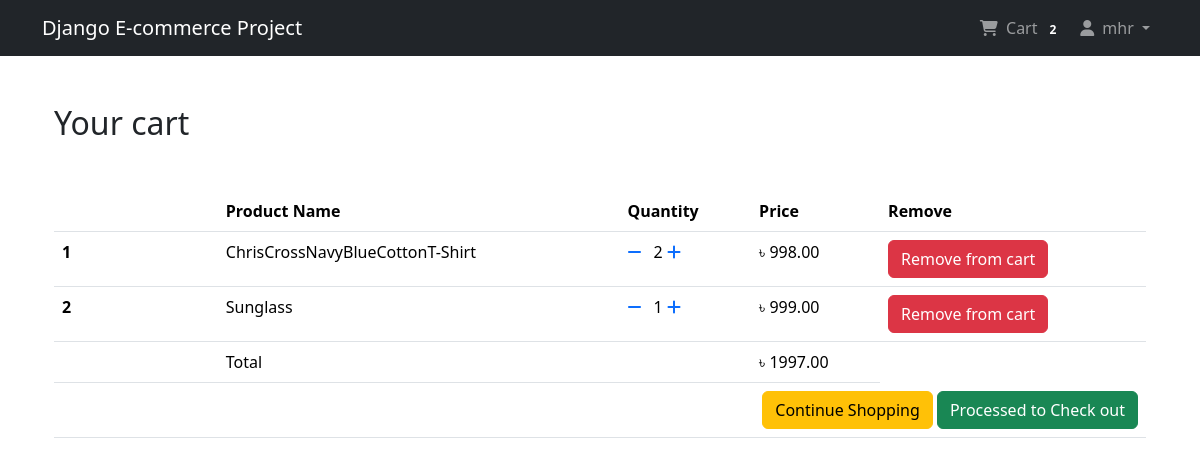
Page /shop/cart/ (signed in) on the committed database.
### app_login/models.py (models this page shows, shortened)
class User(AbstractBaseUser, PermissionsMixin):
    email = models.EmailField(unique=True, null=False)
    is_staff = models.BooleanField(
        gettext_lazy('staff status'),
        default=False,
        help_text = gettext_lazy('Designates whether the use can log in this site')
    )
    is_active = models.BooleanField(
        gettext_lazy('active'),
        default = True,
        help_text = gettext_lazy('Designate whether this user should be treated as active, Unselect this instead of deleting accounts'),
    )
    USERNAME_FIELD = 'email'
    objects = MyUserManager()

class Profile(models.Model):
    user = models.OneToOneField(User, on_delete=models.CASCADE, related_name="profile")
    username = models.CharField(max_length=264, blank=True)
    full_name = models.CharField(max_length=264, blank=True, null=True)
    address = models.TextField(max_length=300, blank=True)
    city = models.CharField(max_length=40, blank=True)
    zip_code = models.CharField(max_length=10, blank=True)
    country = models.CharField(max_length=50, blank=True)
    phone = models.CharField(max_length= 20, blank=True)
    date_joined = models.DateTimeField(auto_now_add=True)

### app_order/models.py (models this page shows, shortened)
class Order(models.Model):
    orderitems = models.ManyToManyField(Cart)
    user = models.ForeignKey(settings.AUTH_USER_MODEL, on_delete=models.CASCADE)
    ordered = models.BooleanField(default=False)
    created = models.DateTimeField(auto_now_add=True)
    paymentId = models.CharField(max_length=264, blank=True, null=True)
    orderId = models.CharField(max_length=200, blank=True, null=True)
    def get_totals(self):
        total = 0
        for order_item in self.orderitems.all():
            total += float(order_item.get_total())
        return total

class Cart(models.Model):
    user = models.ForeignKey(settings.AUTH_USER_MODEL, on_delete=models.CASCADE, related_name="cart")
    item = models.ForeignKey(Product, on_delete=models.CASCADE)
    quantity = models.IntegerField(default=1)
    purchased = models.BooleanField(default=False)
    created = models.DateTimeField(auto_now_add=True)
    updated = models.DateTimeField(auto_now=True)
    def get_total(self):
        total = self.item.price * self.quantity
        float_total = format(total, '0.2f')
        return float_total

### app_shop/models.py (models this page shows, shortened)
class Product(models.Model):
    mainimage = models.ImageField(upload_to='Products')
    name = models.CharField(max_length=264)
    category = models.ForeignKey(Category, on_delete=models.CASCADE, related_name="category")
    preview_text = models.TextField(max_length=200, verbose_name="Preview Text")
    details_text = models.TextField(max_length=1000, verbose_name="description")
    price = models.FloatField()
    old_price = models.FloatField(default=0.00)
    created = models.DateTimeField(auto_now_add=True)
    class Meta:
        ordering = ['-created', ]

### app_order/views.py (the view)
# urls.py: path('cart/', views.cart_view, name="cart"),
@login_required
def cart_view(request):
    carts = Cart.objects.filter(user=request.user, purchased=False)
    orders = Order.objects.filter(user=request.user, ordered=False)
    if carts.exists() and orders.exists():
        order = orders[0]
        return render(request, 'app_order/cart.html', context={'carts':carts,'order':order})
    else:
        messages.warning(request, "You don't have any item in your cart!")
        return redirect('app_shop:home')

### app_order/templatetags/cart_tag.py (called while the page is built)
@register.filter
def cart_total(user):
    order = Order.objects.filter(user=user, ordered=False)
    if order.exists():
        return order[0].orderitems.count()
    else:
        return 0

### templates/app_order/cart.html (shortened to what this page needs)
{% extends 'base.html' %}
{% block content %}
<div class="container my-5">
    <div class="my-5">
        <h2>Your cart</h2>
    </div>
    <table class="table table-hover">
        <thead>
            <tr>
                <th scope="col" width="15%"></th>
                <th scope="col">Product Name</th>
                <th scope="col">Quantity</th>
                <th scope="col" align="right">Price</th>
                <th scope="col">Remove</th>
            </tr>
        </thead>
        <tbody>
            {% for cart in carts %}
            <tr>
                <th scope="row">{{forloop.counter}}</th>
                <td>{{cart.item.name}}</td>
                <td>
                    <a href="{% url 'app_order:decrease' pk=cart.item.pk %}" class="me-2"><span><i class="fas fa-minus"></i></span></a>
                    {{cart.quantity}}
                    <a href="{% url 'app_order:increase' pk=cart.item.pk %}" class="me-2"><span><i class="fas fa-plus"></i></span></a>
                </td>
                <td>&#2547; {{cart.get_total}}</td>
                <td><a href="{% url 'app_order:remove' pk=cart.item.pk %}" class="btn btn-danger bt-sm">Remove from cart</a></td>
            </tr>
            {% endfor %}
            <tr>
                <th scope="row"></th>
                <td colspan="2">Total</td>
                <td >&#2547; {{order.get_totals | floatformat:2}}</td>
            </tr>
            <tr>
                <th scope="row"></th>
                <td colspan="4" class="text-end">
                    <a href="{% url 'app_shop:home' %}" class="btn btn-warning">Continue Shopping</a>
                    <a href="{% url 'app_payment:checkout' %}" class="btn btn-success">Processed to Check out</a>
                </td>
            </tr>
        </tbody>
    </table>
</div>
{% endblock %}

### templates/navbar.html (shortened to what this page needs)
{% load cart_tag %}
<nav class="navbar navbar-expand-lg navbar-dark bg-dark">
    <div class="container">
        <a href="{% url 'app_shop:home' %}" class="navbar-brand">Django E-commerce Project</a>
        <div class="collapse navbar-collapse" id="navbarNav">
            <ul class="navbar-nav ms-auto">
                {% if request.user.is_authenticated %}
                <li class="nav-item">
                    <a class="nav-link" href="{% url 'app_order:cart' %}">
                        <i class="fa-solid fa-cart-shopping me-1"></i> Cart
                        <span class="badge badge-light">{{ request.user | cart_total }}</span>
                    </a>
                </li>
                <li class="nav-item dropdown">
                    <a class="nav-link dropdown-toggle" href="#" id="profileDropdown" role="button"
                       data-bs-toggle="dropdown" aria-expanded="false">
                        <i class="fa-solid fa-user me-1"></i> {{request.user.profile.username}}
                    </a>
                </li>
                {% else %}
                    <li class="nav-item">
                        <a class="nav-link btn btn-outline-primary ms-3 px-3 py-1" href="{% url 'app_login:login' %}">
                            <i class="fa-solid fa-right-to-bracket me-1"></i> Login
                        </a>
                    </li>
                {% endif %}
            </ul>
        </div>
    </div>
</nav>

### rows in the picture
User: user|cart_total "2", user.profile.username "mhr"
Cart: item.name "ChrisCrossNavyBlueCottonT-Shirt", quantity "2", get_total "998.00"
Cart: item.name "Sunglass", quantity "1", get_total "999.00"
Order: get_totals "1997.00"
